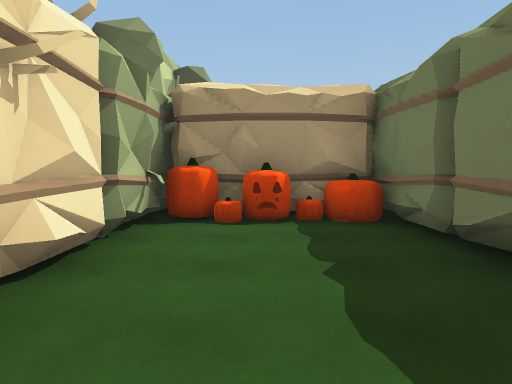
[1] (above)

24 first-person views from a walk through a scene from a Unity 3-D project. The camera is 1.4 m above the floor, tilts 4° down and sees 75° across. The floor is counted in squares, 2 m on a side. Each view is taken from the middle of a square. On the plan, view 1 faces up. The plan holds only what a view shows up to about 10 squares ahead; the rest is blank. The place goes on beyond the plan. The player character is not drawn. Some animated figures are left out. Door leaves are left out, so doorways stand open.

[2]
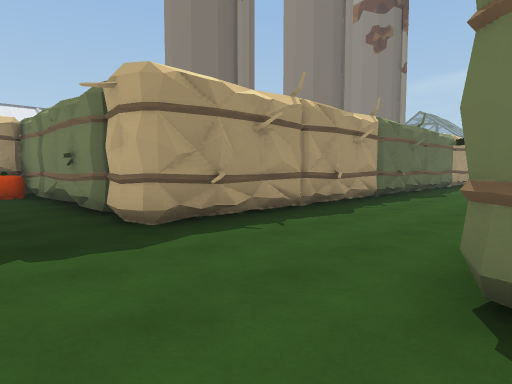

[3]
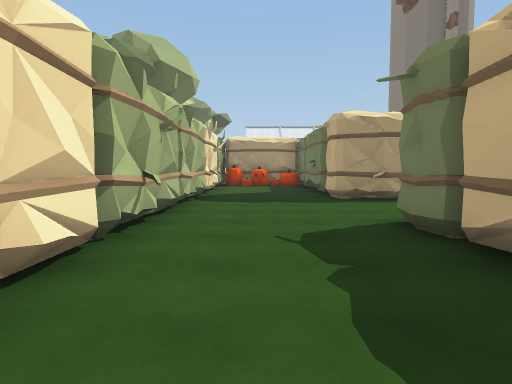

[4]
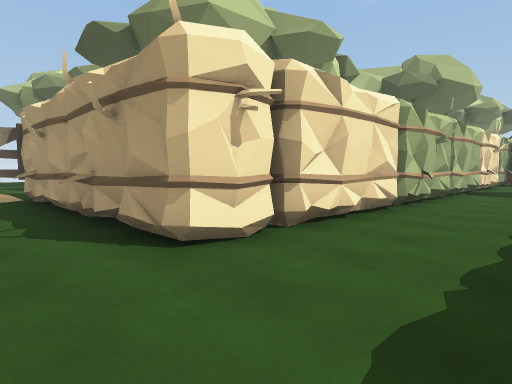

[5]
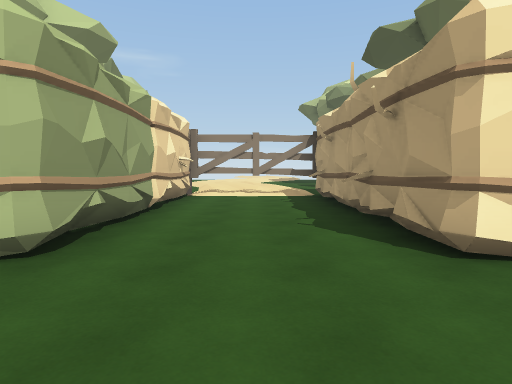

[6]
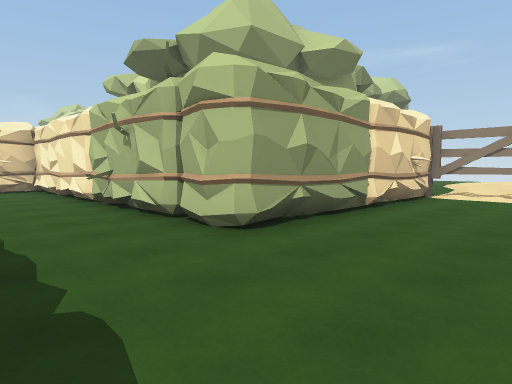

[7]
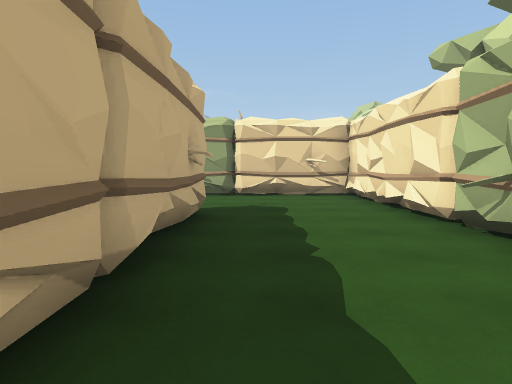

[8]
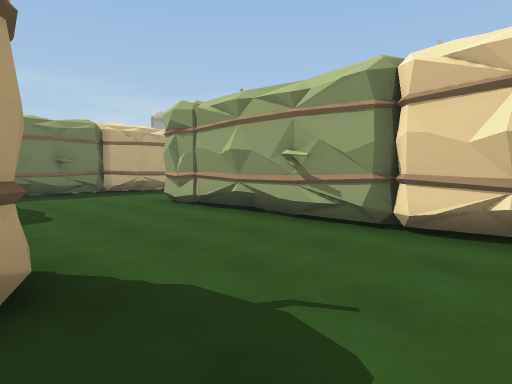

[9]
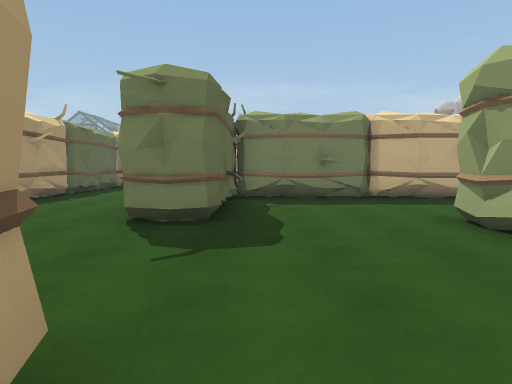

[10]
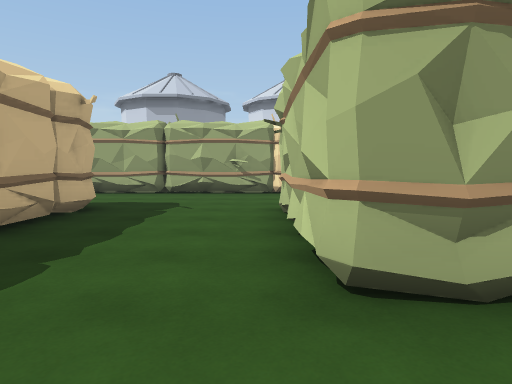

[11]
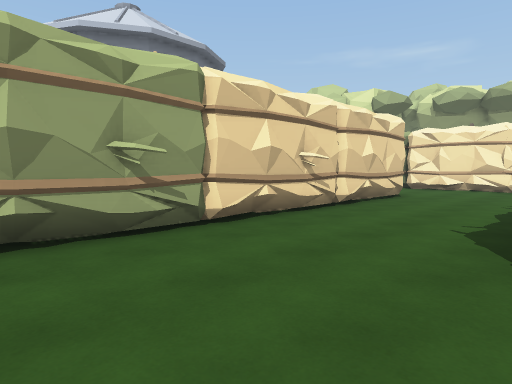

[12]
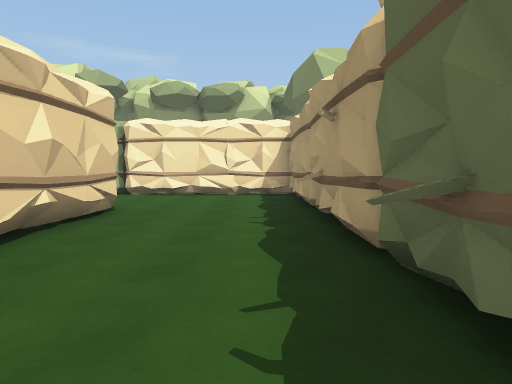

[13]
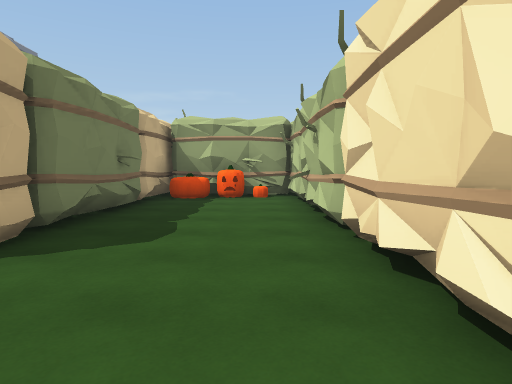

[14]
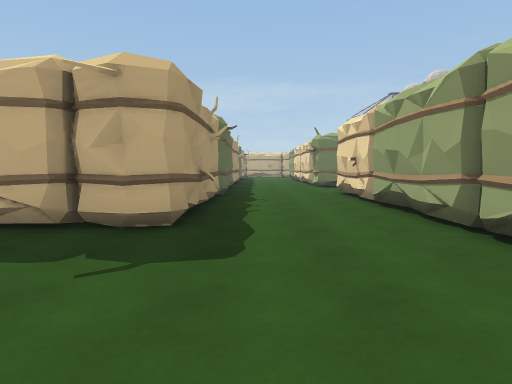

[15]
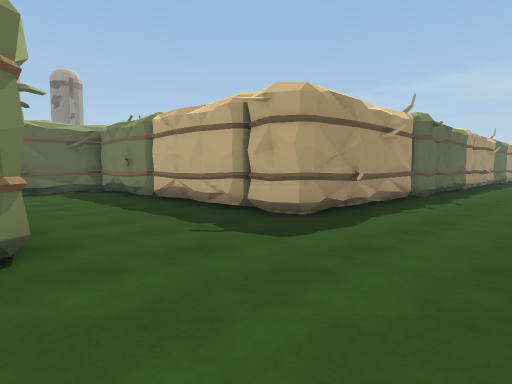

[16]
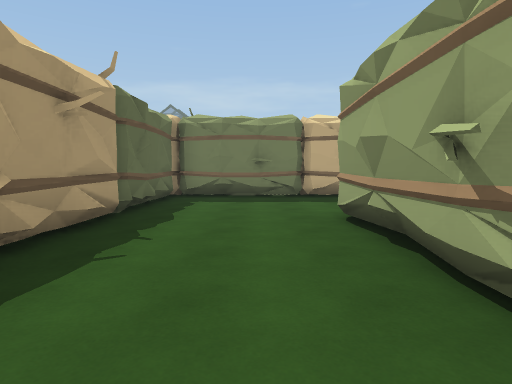

[17]
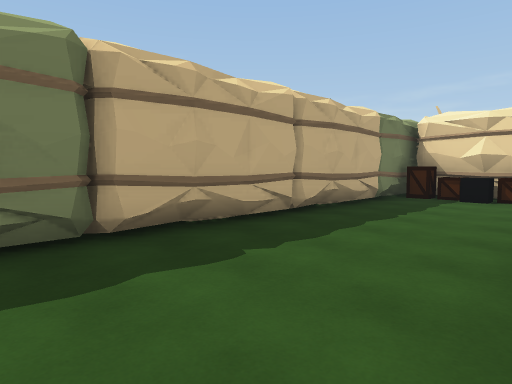

[18]
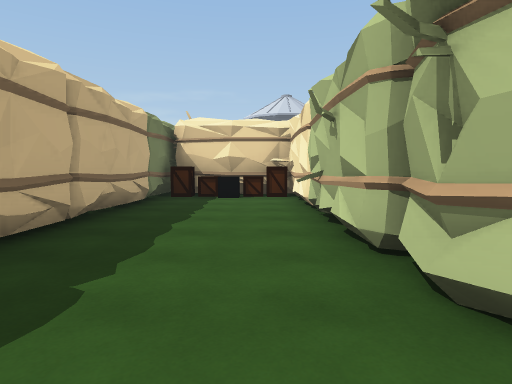

[19]
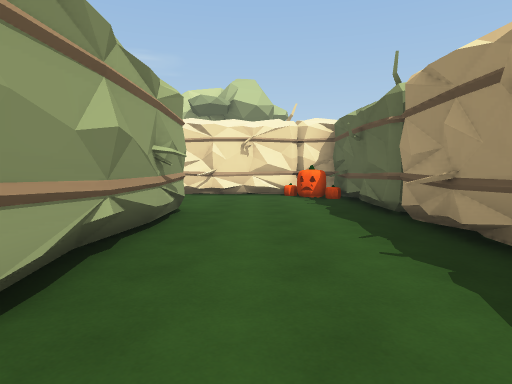

[20]
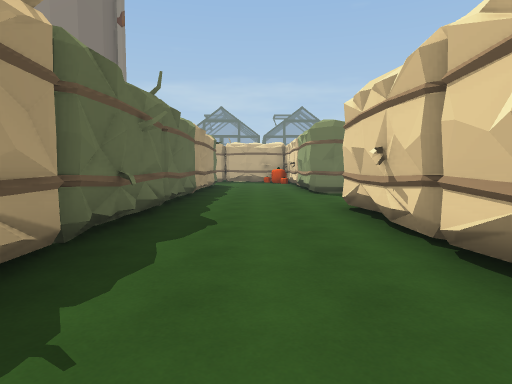

[21]
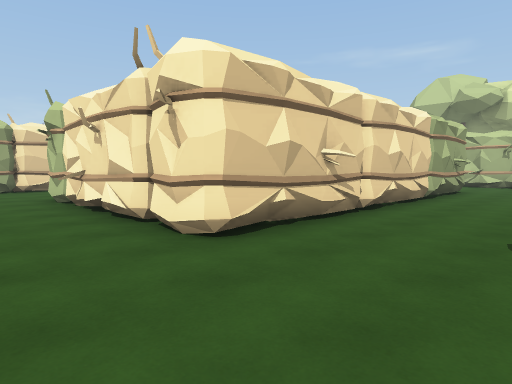

[22]
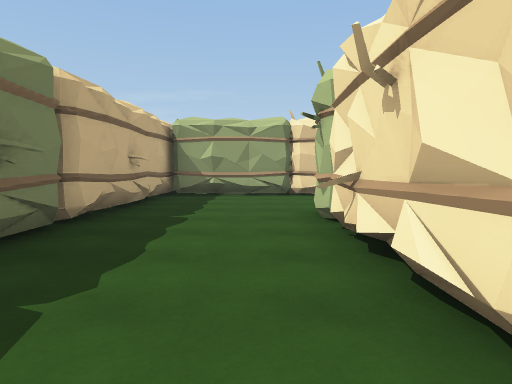

[23]
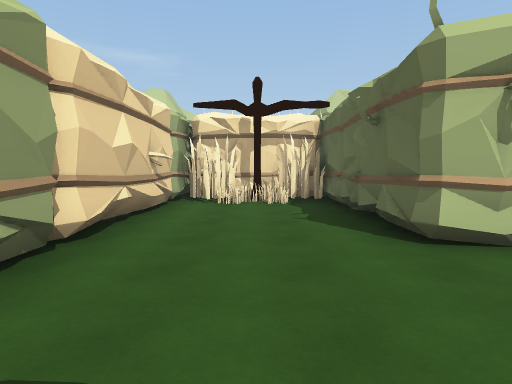

[24]
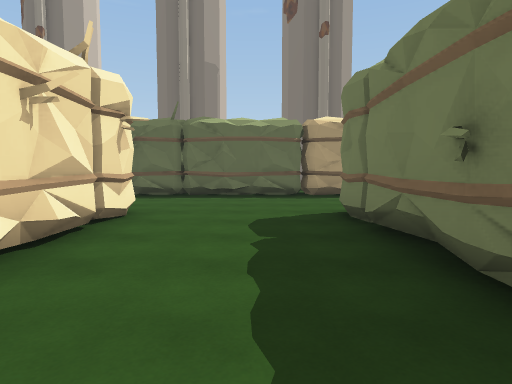

### Floor plan
Key: @ floor where view 1 was taken; # wall or solid block; x gap in a wall; . main floor; : floor 0.25 m higher than the main floor; P pumpkin; L plant; O other object.
Columns run from 9 left of view 1 to 15 right of it. Each row starts with its distance up from view 1.
  6       O OOOOO
  5       O POPPO
  4       O#P..PO
  3        #...#
  2       O#...#
  1       O O..#O
  0       OO.@.##      O
 -1        O...O##O###OO#OOO#
 -2        O.................
 -3         .................
 -4         .................
 -5         O..O##OOO###O...O
 -6        O...O       ##...
 -7        O...O        #..O
 -8        O...O        O...
 -9    O  OO...        ##...O
-10 ..######...    OO###O...
-11 :#.........    L........
-12 :x.........    OL.......O
-13 :x.........    L........O
-14 .####OOO...   #######OOOO
-15  OO  O O...##P#######OOOO
-16        #...##O..........
-17        #O..##...........
-18        #...##....##.....#
-19        O...##...#####...O
-20        O...........##...O
-21        O...........##...O
-22       OO...........#O...O
-23       OO#######O...OO...O
-24       OOO      O...OO...O
-25               OO...OO.OO
-26          O      ...##OO#
-27       OOOOO##O##...######
-28       O..................
-29       O..................
-30      OO..................
-31      OO...OOO  ##  OOO
-32      ##...#OOOOOOOO   OOO
-33       #... O
-34       O... O
-35       #...OO
-36       O.PPO
-37       ###OO

Positions as (right, up) in squares from view 1, and headings:
1: (0, 0), facing up
2: (0, -5), facing up-right
3: (0, -9), facing up
4: (1, -12), facing up-left
5: (1, -12), facing left
6: (1, -11), facing down-left
7: (1, -14), facing down
8: (0, -19), facing down-right
9: (2, -20), facing right
10: (7, -21), facing down
11: (9, -27), facing down-left
12: (6, -28), facing left
13: (-2, -28), facing down
14: (6, -28), facing right
15: (6, -30), facing up-right
16: (6, -17), facing right
17: (11, -17), facing down-right
18: (12, -17), facing down
19: (12, -17), facing left
20: (5, -3), facing right
21: (13, -2), facing down-left
22: (12, -5), facing down
23: (14, -12), facing left
24: (13, -10), facing up
